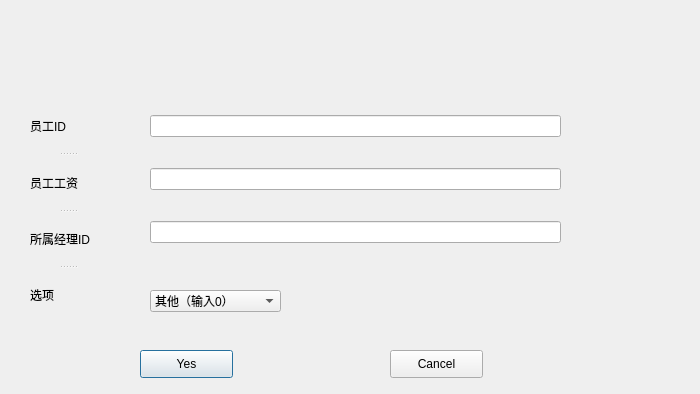
<?xml version="1.0" encoding="UTF-8"?>
<ui version="4.0">
 <class>Dialog</class>
 <widget class="QDialog" name="Dialog">
  <property name="geometry">
   <rect>
    <x>0</x>
    <y>0</y>
    <width>700</width>
    <height>394</height>
   </rect>
  </property>
  <property name="windowTitle">
   <string>Dialog</string>
  </property>
  <widget class="QWidget" name="verticalLayoutWidget">
   <property name="geometry">
    <rect>
     <x>150</x>
     <y>90</y>
     <width>411</width>
     <height>181</height>
    </rect>
   </property>
   <layout class="QVBoxLayout" name="verticalLayout">
    <item>
     <widget class="QLineEdit" name="lineEdit_5"/>
    </item>
    <item>
     <widget class="QLineEdit" name="lineEdit_2"/>
    </item>
    <item>
     <widget class="QLineEdit" name="lineEdit_Eno"/>
    </item>
   </layout>
  </widget>
  <widget class="QPushButton" name="pushButton">
   <property name="geometry">
    <rect>
     <x>140</x>
     <y>350</y>
     <width>93</width>
     <height>28</height>
    </rect>
   </property>
   <property name="text">
    <string>Yes</string>
   </property>
  </widget>
  <widget class="QComboBox" name="comboBox">
   <property name="geometry">
    <rect>
     <x>150</x>
     <y>290</y>
     <width>131</width>
     <height>22</height>
    </rect>
   </property>
   <item>
    <property name="text">
     <string>其他（输入0）</string>
    </property>
   </item>
   <item>
    <property name="text">
     <string>删除（输入1）</string>
    </property>
   </item>
  </widget>
  <widget class="QPushButton" name="pushButton_2">
   <property name="geometry">
    <rect>
     <x>390</x>
     <y>350</y>
     <width>93</width>
     <height>28</height>
    </rect>
   </property>
   <property name="text">
    <string>Cancel</string>
   </property>
  </widget>
  <widget class="QSplitter" name="splitter">
   <property name="geometry">
    <rect>
     <x>30</x>
     <y>100</y>
     <width>76</width>
     <height>221</height>
    </rect>
   </property>
   <property name="orientation">
    <enum>Qt::Vertical</enum>
   </property>
   <widget class="QLabel" name="label_Cno">
    <property name="text">
     <string>员工ID</string>
    </property>
   </widget>
   <widget class="QLabel" name="label_Eno">
    <property name="text">
     <string>员工工资</string>
    </property>
   </widget>
   <widget class="QLabel" name="label_Cno_3">
    <property name="text">
     <string>所属经理ID</string>
    </property>
   </widget>
   <widget class="QLabel" name="label_Cno_4">
    <property name="text">
     <string>选项</string>
    </property>
   </widget>
  </widget>
 </widget>
 <resources/>
 <connections>
  <connection>
   <sender>pushButton_2</sender>
   <signal>clicked()</signal>
   <receiver>Dialog</receiver>
   <slot>close()</slot>
   <hints>
    <hint type="sourcelabel">
     <x>455</x>
     <y>353</y>
    </hint>
    <hint type="destinationlabel">
     <x>536</x>
     <y>335</y>
    </hint>
   </hints>
  </connection>
 </connections>
</ui>
